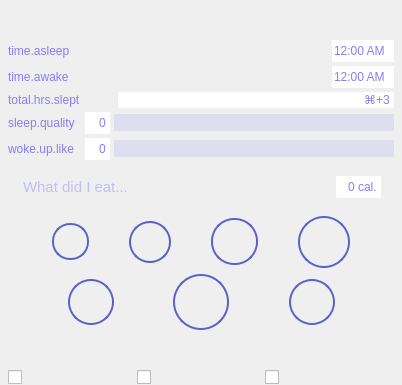
      <widget class="QWidget" name="bds_page">
       <layout class="QGridLayout" name="gridLayout_75">
        <property name="leftMargin">
         <number>8</number>
        </property>
        <property name="topMargin">
         <number>0</number>
        </property>
        <property name="rightMargin">
         <number>8</number>
        </property>
        <property name="bottomMargin">
         <number>0</number>
        </property>
        <property name="spacing">
         <number>0</number>
        </property>
        <item row="0" column="0">
         <widget class="QFrame" name="mainframe">
          <property name="minimumSize">
           <size>
            <width>245</width>
            <height>0</height>
           </size>
          </property>
          <layout class="QVBoxLayout" name="verticalLayout">
           <property name="spacing">
            <number>0</number>
           </property>
           <property name="leftMargin">
            <number>0</number>
           </property>
           <property name="topMargin">
            <number>0</number>
           </property>
           <property name="rightMargin">
            <number>0</number>
           </property>
           <property name="bottomMargin">
            <number>0</number>
           </property>
           <item>
            <widget class="QFrame" name="frame_3">
             <property name="sizePolicy">
              <sizepolicy hsizetype="Preferred" vsizetype="Preferred">
               <horstretch>0</horstretch>
               <verstretch>0</verstretch>
              </sizepolicy>
             </property>
             <layout class="QGridLayout" name="gridLayout_9">
              <property name="leftMargin">
               <number>0</number>
              </property>
              <property name="topMargin">
               <number>0</number>
              </property>
              <property name="rightMargin">
               <number>0</number>
              </property>
              <property name="bottomMargin">
               <number>0</number>
              </property>
              <property name="spacing">
               <number>4</number>
              </property>
              <item row="3" column="0">
               <widget class="QLabel" name="label_3">
                <property name="styleSheet">
                 <string notr="true">
/* ///////////////////////////////////////////////////////////////
QLabel
/////////////////////////////////////////////////////////////// */
QLabel {
font-weight:300;
	color: rgb(132, 127, 239);
}
QLabel:hover {
	color: rgb(162, 157, 255);
}
</string>
                </property>
                <property name="text">
                 <string>total.hrs.slept</string>
                </property>
               </widget>
              </item>
              <item row="5" column="1">
               <widget class="QSpinBox" name="woke_up_like">
                <property name="styleSheet">
                 <string notr="true">
/* ///////////////////////////////////////////////////////////////
QSpinBox
/////////////////////////////////////////////////////////////// */
QSpinBox {color:rgb(132,127,239);}
QSpinBox:hover {color: rgb(192,187,255);}
QSpinBox:focus {color: rgb(162,157,255);}
</string>
                </property>
                <property name="frame">
                 <bool>false</bool>
                </property>
                <property name="alignment">
                 <set>Qt::AlignRight|Qt::AlignTrailing|Qt::AlignVCenter</set>
                </property>
                <property name="buttonSymbols">
                 <enum>QAbstractSpinBox::NoButtons</enum>
                </property>
                <property name="suffix">
                 <string/>
                </property>
                <property name="minimum">
                 <number>0</number>
                </property>
                <property name="maximum">
                 <number>10</number>
                </property>
               </widget>
              </item>
              <item row="5" column="0">
               <widget class="QLabel" name="woke_like_lbl">
                <property name="styleSheet">
                 <string notr="true">
/* ///////////////////////////////////////////////////////////////
QLabel
/////////////////////////////////////////////////////////////// */
QLabel {
font-weight:300;
	color: rgb(132, 127, 239);
}
QLabel:hover {
	color: rgb(162, 157, 255);
}
</string>
                </property>
                <property name="text">
                 <string>woke.up.like</string>
                </property>
               </widget>
              </item>
              <item row="4" column="2" colspan="2">
               <widget class="QSlider" name="sleep_quality_slider">
                <property name="minimumSize">
                 <size>
                  <width>0</width>
                  <height>17</height>
                 </size>
                </property>
                <property name="styleSheet">
                 <string notr="true">
    /* ///////////////////////////////////////////////////////////////
    QSlider Colors
    /////////////////////////////////////////////////////////////// */
    
    QSlider::handle:horizontal {background:rgb(132,127,239);}
    QSlider::handle:horizontal:hover {background:rgb(162,157,255);}
    QSlider::handle:horizontal:pressed {background:rgb(112,107,219);}
    QSlider::groove:horizontal:hover {background:rgba(132,127,239,0.35);}
    QSlider::groove:horizontal {background:rgba(132,127,239,0.15);}

    </string>
                </property>
                <property name="maximum">
                 <number>10</number>
                </property>
                <property name="orientation">
                 <enum>Qt::Horizontal</enum>
                </property>
               </widget>
              </item>
              <item row="2" column="0">
               <widget class="QLabel" name="label_2">
                <property name="styleSheet">
                 <string notr="true">
/* ///////////////////////////////////////////////////////////////
QLabel
/////////////////////////////////////////////////////////////// */
QLabel {
font-weight:300;
	color: rgb(132, 127, 239);
}
QLabel:hover {
	color: rgb(162, 157, 255);
}
</string>
                </property>
                <property name="text">
                 <string>time.awake</string>
                </property>
               </widget>
              </item>
              <item row="4" column="1">
               <widget class="QSpinBox" name="sleep_quality">
                <property name="styleSheet">
                 <string notr="true">
/* ///////////////////////////////////////////////////////////////
QSpinBox
/////////////////////////////////////////////////////////////// */
QSpinBox {color:rgb(132,127,239);}
QSpinBox:hover {color: rgb(192,187,255);}
QSpinBox:focus {color: rgb(162,157,255);}
</string>
                </property>
                <property name="frame">
                 <bool>false</bool>
                </property>
                <property name="alignment">
                 <set>Qt::AlignRight|Qt::AlignTrailing|Qt::AlignVCenter</set>
                </property>
                <property name="buttonSymbols">
                 <enum>QAbstractSpinBox::NoButtons</enum>
                </property>
                <property name="suffix">
                 <string/>
                </property>
                <property name="minimum">
                 <number>0</number>
                </property>
                <property name="maximum">
                 <number>10</number>
                </property>
               </widget>
              </item>
              <item row="5" column="2" colspan="2">
               <widget class="QSlider" name="woke_up_like_slider">
                <property name="minimumSize">
                 <size>
                  <width>0</width>
                  <height>17</height>
                 </size>
                </property>
                <property name="styleSheet">
                 <string notr="true">
    /* ///////////////////////////////////////////////////////////////
    QSlider Colors
    /////////////////////////////////////////////////////////////// */
    
    QSlider::handle:horizontal {background:rgb(132,127,239);}
    QSlider::handle:horizontal:hover {background:rgb(162,157,255);}
    QSlider::handle:horizontal:pressed {background:rgb(112,107,219);}
    QSlider::groove:horizontal:hover {background:rgba(132,127,239,0.35);}
    QSlider::groove:horizontal {background:rgba(132,127,239,0.15);}

    </string>
                </property>
                <property name="maximum">
                 <number>10</number>
                </property>
                <property name="orientation">
                 <enum>Qt::Horizontal</enum>
                </property>
               </widget>
              </item>
              <item row="1" column="0">
               <widget class="QLabel" name="label">
                <property name="styleSheet">
                 <string notr="true">
/* ///////////////////////////////////////////////////////////////
QLabel
/////////////////////////////////////////////////////////////// */
QLabel {
font-weight:300;
	color: rgb(132, 127, 239);
}
QLabel:hover {
	color: rgb(162, 157, 255);
}
</string>
                </property>
                <property name="text">
                 <string>time.asleep</string>
                </property>
               </widget>
              </item>
              <item row="2" column="3" alignment="Qt::AlignRight">
               <widget class="QTimeEdit" name="time_awake">
                <property name="styleSheet">
                 <string notr="true">
/* ///////////////////////////////////////////////////////////////
QTimeEdit
/////////////////////////////////////////////////////////////// */
QTimeEdit {color:rgb(132,127,239);}
QTimeEdit:hover {color: rgb(152,147,255);}
QTimeEdit:focus {color: rgb(172,167,255);}
</string>
                </property>
                <property name="frame">
                 <bool>false</bool>
                </property>
                <property name="alignment">
                 <set>Qt::AlignLeading|Qt::AlignLeft|Qt::AlignVCenter</set>
                </property>
                <property name="buttonSymbols">
                 <enum>QAbstractSpinBox::NoButtons</enum>
                </property>
                <property name="displayFormat">
                 <string>hh:mm AP</string>
                </property>
               </widget>
              </item>
              <item row="4" column="0">
               <widget class="QLabel" name="sleep_quality_lbl">
                <property name="styleSheet">
                 <string notr="true">
/* ///////////////////////////////////////////////////////////////
QLabel
/////////////////////////////////////////////////////////////// */
QLabel {
font-weight:300;
	color: rgb(132, 127, 239);
}
QLabel:hover {
	color: rgb(162, 157, 255);
}
</string>
                </property>
                <property name="text">
                 <string>sleep.quality</string>
                </property>
               </widget>
              </item>
              <item row="3" column="3">
               <widget class="QLineEdit" name="total_hours_slept">
                <property name="styleSheet">
                 <string notr="true">
/* ///////////////////////////////////////////////////////////////
QTimeEdit
/////////////////////////////////////////////////////////////// */
QLineEdit {color:rgb(132,127,239);border:none;}
QLineEdit:hover {color: rgb(152,147,255);border:none;}
QLineEdit:focus {color: rgb(172,167,255);border:none;}
</string>
                </property>
                <property name="text">
                 <string>⌘+3</string>
                </property>
                <property name="frame">
                 <bool>false</bool>
                </property>
                <property name="alignment">
                 <set>Qt::AlignRight|Qt::AlignTrailing|Qt::AlignVCenter</set>
                </property>
                <property name="placeholderText">
                 <string>press opt+H to get total hours.</string>
                </property>
               </widget>
              </item>
              <item row="1" column="3" alignment="Qt::AlignRight">
               <widget class="QTimeEdit" name="time_asleep">
                <property name="styleSheet">
                 <string notr="true">
/* ///////////////////////////////////////////////////////////////
QTimeEdit
/////////////////////////////////////////////////////////////// */
QTimeEdit {color:rgb(132,127,239);}
QTimeEdit:hover {color: rgb(152,147,255);}
QTimeEdit:focus {color: rgb(172,167,255);}
</string>
                </property>
                <property name="frame">
                 <bool>false</bool>
                </property>
                <property name="alignment">
                 <set>Qt::AlignLeading|Qt::AlignLeft|Qt::AlignVCenter</set>
                </property>
                <property name="buttonSymbols">
                 <enum>QAbstractSpinBox::NoButtons</enum>
                </property>
                <property name="displayFormat">
                 <string>hh:mm AP</string>
                </property>
               </widget>
              </item>
              <item row="0" column="0" colspan="4">
               <spacer name="verticalSpacer_2">
                <property name="orientation">
                 <enum>Qt::Vertical</enum>
                </property>
                <property name="sizeHint" stdset="0">
                 <size>
                  <width>20</width>
                  <height>40</height>
                 </size>
                </property>
               </spacer>
              </item>
             </layout>
            </widget>
           </item>
           <item>
            <widget class="QFrame" name="diet_input_frame">
             <layout class="QGridLayout" name="gridLayout_12">
              <property name="leftMargin">
               <number>4</number>
              </property>
              <property name="topMargin">
               <number>4</number>
              </property>
              <property name="rightMargin">
               <number>4</number>
              </property>
              <property name="bottomMargin">
               <number>0</number>
              </property>
              <property name="horizontalSpacing">
               <number>0</number>
              </property>
              <item row="2" column="0" colspan="3">
               <widget class="QFrame" name="frame_4">
                <property name="styleSheet">
                 <string notr="true">QFrame {background: transparent;}
QPushButton {
padding:4px;
border:2px solid rgb(90,98,200);
background:transparent;

}
QPushButton:hover {
margin-top:1px;
margin-left:1px;
border:2px solid rgb(90,98,200);
background:rgb(90,98,200);
}

QPushButton:pressed {
	margin-top:0px;
	margin-left:0px;border:2px solid rgb(90,98,200);
}</string>
                </property>
                <layout class="QGridLayout" name="gridLayout_10">
                 <property name="leftMargin">
                  <number>0</number>
                 </property>
                 <property name="topMargin">
                  <number>0</number>
                 </property>
                 <property name="rightMargin">
                  <number>0</number>
                 </property>
                 <property name="bottomMargin">
                  <number>0</number>
                 </property>
                 <property name="spacing">
                  <number>0</number>
                 </property>
                 <item row="0" column="1">
                  <widget class="QPushButton" name="eight_ounce_cup">
                   <property name="styleSheet">
                    <string notr="true">QPushButton {min-width:25px;
max-width:25px;
min-height:25px;
max-height:25px;
border-radius:18;
image: url(:/newPrefix/waterBottles/8ozWaterBottle.png);
}
QPushButton:hover {border-radius:17;

image: url(:/newPrefix/waterBottles/8ozpress.png);
}
</string>
                   </property>
                   <property name="text">
                    <string/>
                   </property>
                  </widget>
                 </item>
                 <item row="0" column="7">
                  <widget class="QPushButton" name="thirty_two_ounce_cup">
                   <property name="styleSheet">
                    <string notr="true">QPushButton {min-width:40px;
max-width:40px;
min-height:40px;
max-height:40px;
border-radius:26;
	image: url(:/newPrefix/waterBottles/32oz.png);
}
QPushButton:hover {
border-radius:25;
image: url(:/newPrefix/waterBottles/32ozpress.png);}</string>
                   </property>
                   <property name="text">
                    <string/>
                   </property>
                  </widget>
                 </item>
                 <item row="0" column="4">
                  <spacer name="xx_11">
                   <property name="orientation">
                    <enum>Qt::Horizontal</enum>
                   </property>
                   <property name="sizeHint" stdset="0">
                    <size>
                     <width>40</width>
                     <height>20</height>
                    </size>
                   </property>
                  </spacer>
                 </item>
                 <item row="0" column="6">
                  <spacer name="xx_12">
                   <property name="orientation">
                    <enum>Qt::Horizontal</enum>
                   </property>
                   <property name="sizeHint" stdset="0">
                    <size>
                     <width>40</width>
                     <height>20</height>
                    </size>
                   </property>
                  </spacer>
                 </item>
                 <item row="0" column="2">
                  <spacer name="xx_10">
                   <property name="orientation">
                    <enum>Qt::Horizontal</enum>
                   </property>
                   <property name="sizeHint" stdset="0">
                    <size>
                     <width>40</width>
                     <height>20</height>
                    </size>
                   </property>
                  </spacer>
                 </item>
                 <item row="0" column="3">
                  <widget class="QPushButton" name="sixteen_ounce_cup">
                   <property name="styleSheet">
                    <string notr="true">QPushButton {
min-width:30px;
max-width:30px;
min-height:30px;
max-height:30px;
border-radius:21;
image: url(:/newPrefix/waterBottles/16ozWaterbottle.png);

}
QPushButton:hover {image: url(:/newPrefix/waterBottles/16ozpress.png);border-radius:20;}

</string>
                   </property>
                   <property name="text">
                    <string/>
                   </property>
                  </widget>
                 </item>
                 <item row="0" column="8">
                  <spacer name="xx_14">
                   <property name="orientation">
                    <enum>Qt::Horizontal</enum>
                   </property>
                   <property name="sizeHint" stdset="0">
                    <size>
                     <width>40</width>
                     <height>20</height>
                    </size>
                   </property>
                  </spacer>
                 </item>
                 <item row="0" column="5">
                  <widget class="QPushButton" name="twenty_four_ounce_cup">
                   <property name="styleSheet">
                    <string notr="true">QPushButton {
min-width:35px;
max-width:35px;
min-height:35px;
max-height:35px;
border-radius:23;
	image: url(:/newPrefix/waterBottles/24ox.png);

}
QPushButton:hover {
image: url(:/newPrefix/waterBottles/24ozPress.png);
border-radius:22;}
</string>
                   </property>
                   <property name="text">
                    <string/>
                   </property>
                   <property name="iconSize">
                    <size>
                     <width>24</width>
                     <height>24</height>
                    </size>
                   </property>
                  </widget>
                 </item>
                 <item row="0" column="0">
                  <spacer name="xx_15">
                   <property name="orientation">
                    <enum>Qt::Horizontal</enum>
                   </property>
                   <property name="sizeHint" stdset="0">
                    <size>
                     <width>40</width>
                     <height>20</height>
                    </size>
                   </property>
                  </spacer>
                 </item>
                </layout>
               </widget>
              </item>
              <item row="1" column="0">
               <widget class="QFrame" name="frame">
                <layout class="QHBoxLayout" name="horizontalLayout_6">
                 <item>
                  <widget class="QLineEdit" name="food_eaten">
                   <property name="minimumSize">
                    <size>
                     <width>155</width>
                     <height>0</height>
                    </size>
                   </property>
                   <property name="toolTip">
                    <string>Input food eaten or shake drank!</string>
                   </property>
                   <property name="styleSheet">
                    <string notr="true">QLineEdit {
    border:none;	font-size:11pt;
font-weight:12;
	color:rgb(144, 141, 255);
    background: transparent;
margin-top:4px;
margin-bottom:4px;
}
QLineEdit:hover {
border:none;
}
QLineEdit:focus {
border:none;
}
</string>
                   </property>
                   <property name="frame">
                    <bool>false</bool>
                   </property>
                   <property name="placeholderText">
                    <string>What did I eat...</string>
                   </property>
                   <property name="clearButtonEnabled">
                    <bool>true</bool>
                   </property>
                  </widget>
                 </item>
                 <item>
                  <widget class="QSpinBox" name="calories">
                   <property name="maximumSize">
                    <size>
                     <width>45</width>
                     <height>16777215</height>
                    </size>
                   </property>
                   <property name="styleSheet">
                    <string notr="true">
/* ///////////////////////////////////////////////////////////////
QTimeEdit
/////////////////////////////////////////////////////////////// */
QSpinBox {color:rgb(132,127,239);}
QSpinBox:hover {color: rgb(152,147,255);}
QSpinBox:focus {color: rgb(172,167,255);}
</string>
                   </property>
                   <property name="frame">
                    <bool>false</bool>
                   </property>
                   <property name="alignment">
                    <set>Qt::AlignRight|Qt::AlignTrailing|Qt::AlignVCenter</set>
                   </property>
                   <property name="buttonSymbols">
                    <enum>QAbstractSpinBox::NoButtons</enum>
                   </property>
                   <property name="suffix">
                    <string> cal.</string>
                   </property>
                   <property name="maximum">
                    <number>2000</number>
                   </property>
                   <property name="singleStep">
                    <number>10</number>
                   </property>
                  </widget>
                 </item>
                </layout>
               </widget>
              </item>
             </layout>
            </widget>
           </item>
           <item>
            <widget class="QFrame" name="commit_container">
             <property name="styleSheet">
              <string notr="true">QPushButton {
color:rgb(90,98,200);
font-weight:bold;
font-size:8pt;
border-radius: 23px;
padding: 6px;
min-width: 30px;
max-width: 30px;
min-height: 30px;
max-height: 30px;
border:2px solid rgb(90,98,200);
}

QPushButton:hover {
border-radius: 22px;
color: rgb(62, 59, 120);
margin-top:1px;
margin-left:1px;
border-color:rgb(120,128,230);
background-color: rgb(120,128,230);
}

QPushButton:pressed {
color: transparent;
margin: 0px;
padding:0px;
border-color:rgb(90,98,200);
background-color: rgb(90,98,200);
/*background-color: rgb(40,48,150);*/
}        </string>
             </property>
             <layout class="QGridLayout" name="gridLayout_56">
              <property name="leftMargin">
               <number>0</number>
              </property>
              <property name="topMargin">
               <number>6</number>
              </property>
              <property name="rightMargin">
               <number>0</number>
              </property>
              <property name="bottomMargin">
               <number>0</number>
              </property>
              <property name="spacing">
               <number>0</number>
              </property>
              <item row="1" column="1">
               <widget class="QPushButton" name="shower_c">
                <property name="styleSheet">
                 <string notr="true">QPushButton {
image:url(:/newPrefix/blueShowerhead.png);

}

QPushButton:hover {

image:url(:/newPrefix/Mac App icon 30.png);
}

</string>
                </property>
                <property name="text">
                 <string/>
                </property>
                <property name="iconSize">
                 <size>
                  <width>24</width>
                  <height>24</height>
                 </size>
                </property>
                <property name="checkable">
                 <bool>false</bool>
                </property>
                <property name="flat">
                 <bool>true</bool>
                </property>
               </widget>
              </item>
              <item row="0" column="3" rowspan="2">
               <spacer name="xx_8">
                <property name="orientation">
                 <enum>Qt::Horizontal</enum>
                </property>
                <property name="sizeHint" stdset="0">
                 <size>
                  <width>40</width>
                  <height>20</height>
                 </size>
                </property>
               </spacer>
              </item>
              <item row="0" column="5" rowspan="2">
               <spacer name="xx_5">
                <property name="orientation">
                 <enum>Qt::Horizontal</enum>
                </property>
                <property name="sizeHint" stdset="0">
                 <size>
                  <width>40</width>
                  <height>20</height>
                 </size>
                </property>
               </spacer>
              </item>
              <item row="0" column="7" rowspan="2">
               <spacer name="xx_13">
                <property name="orientation">
                 <enum>Qt::Horizontal</enum>
                </property>
                <property name="sizeHint" stdset="0">
                 <size>
                  <width>40</width>
                  <height>20</height>
                 </size>
                </property>
               </spacer>
              </item>
              <item row="1" column="6">
               <widget class="QPushButton" name="yoga_commit">
                <property name="styleSheet">
                 <string notr="true">QPushButton {
	image: url(:/newPrefix/blueYogai.png);

}

QPushButton:hover {

	image: url(:/newPrefix/basics2Wh.png);


}
</string>
                </property>
                <property name="text">
                 <string/>
                </property>
                <property name="iconSize">
                 <size>
                  <width>24</width>
                  <height>24</height>
                 </size>
                </property>
                <property name="checkable">
                 <bool>false</bool>
                </property>
                <property name="flat">
                 <bool>true</bool>
                </property>
               </widget>
              </item>
              <item row="0" column="0" rowspan="2">
               <spacer name="xx_9">
                <property name="orientation">
                 <enum>Qt::Horizontal</enum>
                </property>
                <property name="sizeHint" stdset="0">
                 <size>
                  <width>40</width>
                  <height>20</height>
                 </size>
                </property>
               </spacer>
              </item>
              <item row="1" column="4">
               <widget class="QPushButton" name="teeth_commit">
                <property name="styleSheet">
                 <string notr="true">
QPushButton {
min-height:40px;
max-height:40px;
min-width:40px;
max-width:40px;
border-radius:28;
image:url(:/newPrefix/blueteeth.png);
}

QPushButton:hover {
border-radius:27;
image:url(:/newPrefix/teethPressed.png);}
</string>
                </property>
                <property name="text">
                 <string/>
                </property>
                <property name="iconSize">
                 <size>
                  <width>24</width>
                  <height>24</height>
                 </size>
                </property>
                <property name="checkable">
                 <bool>false</bool>
                </property>
                <property name="flat">
                 <bool>true</bool>
                </property>
               </widget>
              </item>
              <item row="2" column="4">
               <spacer name="verticalSpacer">
                <property name="orientation">
                 <enum>Qt::Vertical</enum>
                </property>
                <property name="sizeHint" stdset="0">
                 <size>
                  <width>20</width>
                  <height>40</height>
                 </size>
                </property>
               </spacer>
              </item>
             </layout>
            </widget>
           </item>
           <item>
            <widget class="QFrame" name="hide_check_frame">
             <layout class="QHBoxLayout" name="horizontalLayout_2">
              <property name="spacing">
               <number>0</number>
              </property>
              <property name="leftMargin">
               <number>0</number>
              </property>
              <property name="topMargin">
               <number>0</number>
              </property>
              <property name="rightMargin">
               <number>0</number>
              </property>
              <property name="bottomMargin">
               <number>0</number>
              </property>
              <item>
               <widget class="QCheckBox" name="shower_check">
                <property name="text">
                 <string/>
                </property>
               </widget>
              </item>
              <item>
               <widget class="QCheckBox" name="tooth_check">
                <property name="text">
                 <string/>
                </property>
               </widget>
              </item>
              <item>
               <widget class="QCheckBox" name="exerc_check">
                <property name="text">
                 <string/>
                </property>
               </widget>
              </item>
             </layout>
            </widget>
           </item>
          </layout>
         </widget>
        </item>
       </layout>
      </widget>
